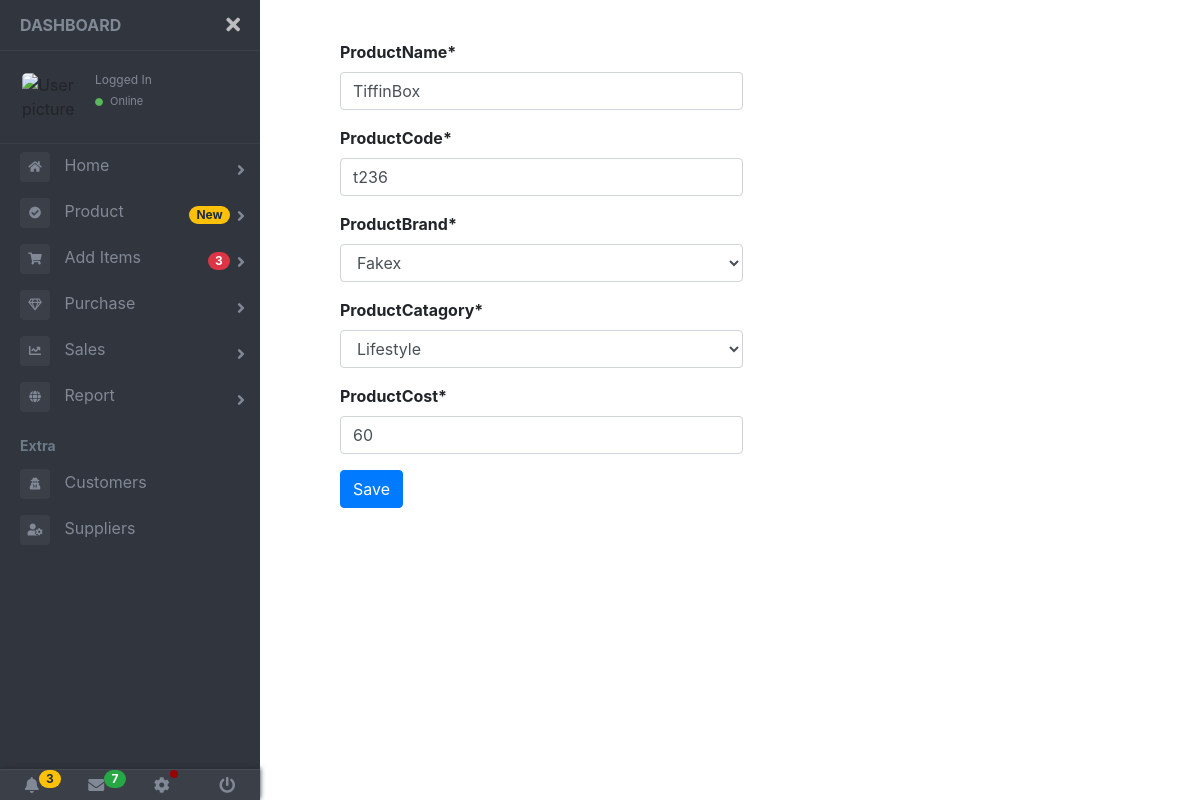
Screenshot of /update_product/3/ (signed in) with the database file from the repository.
### posapp/models.py (models this page shows, shortened)
class Products(models.Model):
    PRODUCT_TYPE_CHOICES = (
        ('Standard','Standard'),
        ('Normal','Normal')
    )
    productType = models.CharField(max_length=100,choices = PRODUCT_TYPE_CHOICES)
    productName = models.CharField(max_length=50)
    productCode = models.CharField(max_length=50)
    productBrand = models.ForeignKey(Brands,on_delete=models.CASCADE,default = 1)
    productCatagory = models.ForeignKey(Catagory,on_delete=models.CASCADE,default = 1)
    productCost = models.IntegerField()

### posapp/decorators.py (the view)
        def wrapper_func(request,*args,**kwargs):
            group = None
            if request.user.groups.exists():
                group = request.user    .groups.all()[0].name
            if group in allowed_roles:
                return view_func(request,*args,**kwargs)
            else:
                return HttpResponse("You are not allowed")

### posapp/forms.py
class ProductsForm(forms.ModelForm):
    class Meta:
        model = Products
        fields = [
            'productName',
            'productCode',
            'productBrand',
            'productCatagory',
            'productCost'
        ]

### posapp/models.py (called while the page is built)
    def __str__(self):
        return self.brandName

    def __str__(self):
        return self.catagoryName

### posapp/views.py (called while the page is built)
@login_required(login_url='login')
@allowed_users(allowed_roles=['admin'])
def update_product(request,pk):
    product = Products.objects.get(id=pk)
    form = ProductsForm(instance= product)
    if request.method == 'POST':
        form = ProductsForm(request.POST, instance= product)
        if form.is_valid():
            form.save()
            return redirect('/')
    context = {
        'form':form
    }
    return render(request,'add_form.html',context)

### templates/add_form.html (shortened to what this page needs)
{% extends 'base.html' %}
{% load crispy_forms_tags %}
{% block content %}
<div class="row">
    <div class="col-md-6">
        <div class="myform">
            <form method="POST">
                {{form|crispy}}
                <button type="submit" class="btn btn-primary">Save</button>
            </form>
        </div>
    </div>
</div>
{% endblock %}

### static/css/style.css (style rules this page uses)
body { font-size: 0.9rem; }
html, body { margin: 0; padding: 0; min-height: 100%; }
.btn { text-align: center; vertical-align: middle; padding: .67em .67em; cursor: pointer; }
.btn-primary { color: white; background-color: #56CCF2; border: none; border-radius: .3em; font-weight: bold; }

### rows the page displays
Products: productName "TiffinBox", productCode "t236", productBrand "Fakex", productCatagory "Lifestyle", productCost "60"
